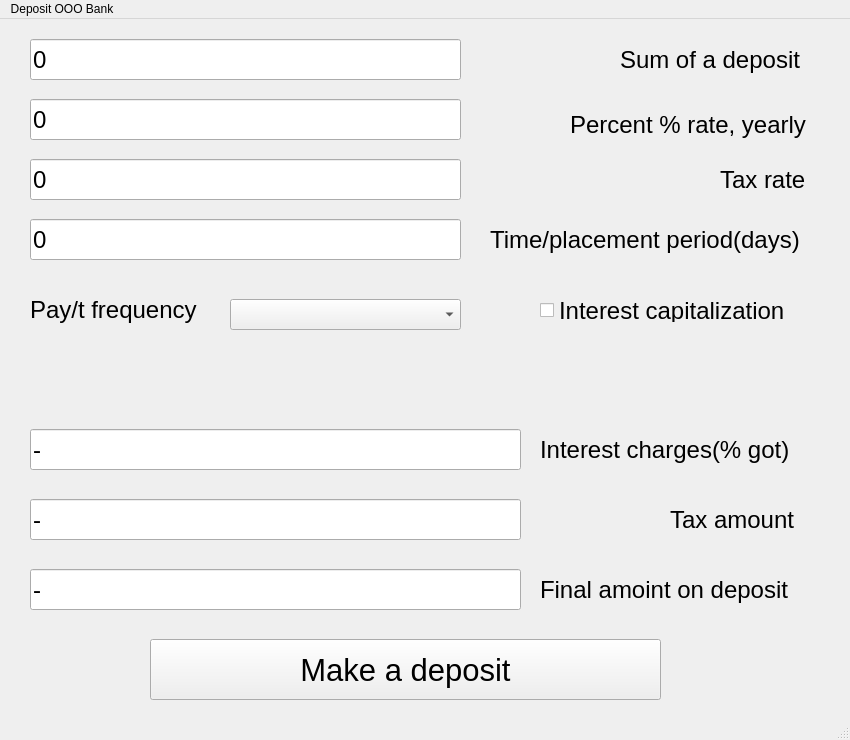
<?xml version="1.0" encoding="UTF-8"?>
<ui version="4.0">
 <class>MainWindow</class>
 <widget class="QMainWindow" name="MainWindow">
  <property name="geometry">
   <rect>
    <x>0</x>
    <y>0</y>
    <width>825</width>
    <height>740</height>
   </rect>
  </property>
  <property name="minimumSize">
   <size>
    <width>850</width>
    <height>740</height>
   </size>
  </property>
  <property name="maximumSize">
   <size>
    <width>850</width>
    <height>740</height>
   </size>
  </property>
  <property name="windowTitle">
   <string>MainWindow</string>
  </property>
  <property name="inputMethodHints">
   <set>Qt::ImhNone</set>
  </property>
  <property name="toolButtonStyle">
   <enum>Qt::ToolButtonTextOnly</enum>
  </property>
  <property name="tabShape">
   <enum>QTabWidget::Rounded</enum>
  </property>
  <widget class="QWidget" name="centralwidget">
   <widget class="QLineEdit" name="tax_line_edit_2">
    <property name="geometry">
     <rect>
      <x>30</x>
      <y>480</y>
      <width>491</width>
      <height>41</height>
     </rect>
    </property>
    <property name="font">
     <font>
      <pointsize>18</pointsize>
     </font>
    </property>
    <property name="text">
     <string>-</string>
    </property>
    <property name="readOnly">
     <bool>true</bool>
    </property>
   </widget>
   <widget class="QLabel" name="label_2">
    <property name="geometry">
     <rect>
      <x>570</x>
      <y>80</y>
      <width>275</width>
      <height>51</height>
     </rect>
    </property>
    <property name="font">
     <font>
      <pointsize>18</pointsize>
     </font>
    </property>
    <property name="text">
     <string>Percent % rate, yearly</string>
    </property>
   </widget>
   <widget class="QLabel" name="label_6">
    <property name="geometry">
     <rect>
      <x>540</x>
      <y>540</y>
      <width>290</width>
      <height>61</height>
     </rect>
    </property>
    <property name="font">
     <font>
      <pointsize>18</pointsize>
     </font>
    </property>
    <property name="text">
     <string>Final amoint on deposit</string>
    </property>
   </widget>
   <widget class="QLabel" name="label_3">
    <property name="geometry">
     <rect>
      <x>490</x>
      <y>190</y>
      <width>355</width>
      <height>61</height>
     </rect>
    </property>
    <property name="font">
     <font>
      <pointsize>18</pointsize>
     </font>
    </property>
    <property name="text">
     <string>Time/placement period(days)</string>
    </property>
   </widget>
   <widget class="QLineEdit" name="time_line_edit">
    <property name="geometry">
     <rect>
      <x>30</x>
      <y>200</y>
      <width>431</width>
      <height>41</height>
     </rect>
    </property>
    <property name="font">
     <font>
      <pointsize>18</pointsize>
     </font>
    </property>
    <property name="text">
     <string>0</string>
    </property>
   </widget>
   <widget class="QLineEdit" name="rate_line_edit">
    <property name="geometry">
     <rect>
      <x>30</x>
      <y>80</y>
      <width>431</width>
      <height>41</height>
     </rect>
    </property>
    <property name="font">
     <font>
      <pointsize>18</pointsize>
     </font>
    </property>
    <property name="text">
     <string>0</string>
    </property>
   </widget>
   <widget class="QPushButton" name="make_deposit_button">
    <property name="geometry">
     <rect>
      <x>150</x>
      <y>620</y>
      <width>511</width>
      <height>61</height>
     </rect>
    </property>
    <property name="font">
     <font>
      <pointsize>23</pointsize>
     </font>
    </property>
    <property name="text">
     <string>Make a deposit</string>
    </property>
   </widget>
   <widget class="QLabel" name="label_4">
    <property name="geometry">
     <rect>
      <x>540</x>
      <y>410</y>
      <width>295</width>
      <height>41</height>
     </rect>
    </property>
    <property name="font">
     <font>
      <pointsize>18</pointsize>
     </font>
    </property>
    <property name="text">
     <string>Interest charges(% got)</string>
    </property>
   </widget>
   <widget class="QLineEdit" name="payment_line_edit">
    <property name="geometry">
     <rect>
      <x>30</x>
      <y>410</y>
      <width>491</width>
      <height>41</height>
     </rect>
    </property>
    <property name="font">
     <font>
      <pointsize>18</pointsize>
     </font>
    </property>
    <property name="text">
     <string>-</string>
    </property>
    <property name="readOnly">
     <bool>true</bool>
    </property>
   </widget>
   <widget class="QLineEdit" name="sum_deposit_line_edit">
    <property name="geometry">
     <rect>
      <x>30</x>
      <y>20</y>
      <width>431</width>
      <height>41</height>
     </rect>
    </property>
    <property name="font">
     <font>
      <pointsize>18</pointsize>
     </font>
    </property>
    <property name="text">
     <string>0</string>
    </property>
   </widget>
   <widget class="QLabel" name="label_5">
    <property name="geometry">
     <rect>
      <x>670</x>
      <y>470</y>
      <width>170</width>
      <height>61</height>
     </rect>
    </property>
    <property name="font">
     <font>
      <pointsize>18</pointsize>
     </font>
    </property>
    <property name="text">
     <string>Tax amount</string>
    </property>
   </widget>
   <widget class="QLineEdit" name="total_line_edit">
    <property name="geometry">
     <rect>
      <x>30</x>
      <y>550</y>
      <width>491</width>
      <height>41</height>
     </rect>
    </property>
    <property name="font">
     <font>
      <pointsize>18</pointsize>
     </font>
    </property>
    <property name="text">
     <string>-</string>
    </property>
    <property name="readOnly">
     <bool>true</bool>
    </property>
   </widget>
   <widget class="QLabel" name="label">
    <property name="geometry">
     <rect>
      <x>620</x>
      <y>10</y>
      <width>225</width>
      <height>61</height>
     </rect>
    </property>
    <property name="font">
     <font>
      <pointsize>18</pointsize>
     </font>
    </property>
    <property name="text">
     <string>Sum of a deposit</string>
    </property>
   </widget>
   <widget class="QLineEdit" name="tax_line_edit">
    <property name="geometry">
     <rect>
      <x>30</x>
      <y>140</y>
      <width>431</width>
      <height>41</height>
     </rect>
    </property>
    <property name="font">
     <font>
      <pointsize>18</pointsize>
     </font>
    </property>
    <property name="text">
     <string>0</string>
    </property>
   </widget>
   <widget class="QLabel" name="label_7">
    <property name="geometry">
     <rect>
      <x>720</x>
      <y>130</y>
      <width>125</width>
      <height>61</height>
     </rect>
    </property>
    <property name="font">
     <font>
      <pointsize>18</pointsize>
     </font>
    </property>
    <property name="text">
     <string>Tax rate</string>
    </property>
   </widget>
   <widget class="QCheckBox" name="capitalization_checkbox">
    <property name="geometry">
     <rect>
      <x>540</x>
      <y>280</y>
      <width>261</width>
      <height>23</height>
     </rect>
    </property>
    <property name="font">
     <font>
      <pointsize>18</pointsize>
     </font>
    </property>
    <property name="text">
     <string>Interest capitalization</string>
    </property>
   </widget>
   <widget class="QLabel" name="label_11">
    <property name="geometry">
     <rect>
      <x>30</x>
      <y>260</y>
      <width>245</width>
      <height>61</height>
     </rect>
    </property>
    <property name="font">
     <font>
      <pointsize>18</pointsize>
     </font>
    </property>
    <property name="text">
     <string>Pay/t frequency</string>
    </property>
   </widget>
   <widget class="QComboBox" name="frequency_combobox">
    <property name="geometry">
     <rect>
      <x>230</x>
      <y>280</y>
      <width>231</width>
      <height>31</height>
     </rect>
    </property>
    <property name="font">
     <font>
      <pointsize>16</pointsize>
     </font>
    </property>
   </widget>
  </widget>
  <widget class="QMenuBar" name="menubar">
   <property name="geometry">
    <rect>
     <x>0</x>
     <y>0</y>
     <width>825</width>
     <height>22</height>
    </rect>
   </property>
   <widget class="QMenu" name="menuDeposit_OOO_Bank">
    <property name="title">
     <string>Deposit OOO Bank</string>
    </property>
   </widget>
   <addaction name="menuDeposit_OOO_Bank"/>
  </widget>
  <widget class="QStatusBar" name="statusbar"/>
 </widget>
 <resources/>
 <connections/>
</ui>
